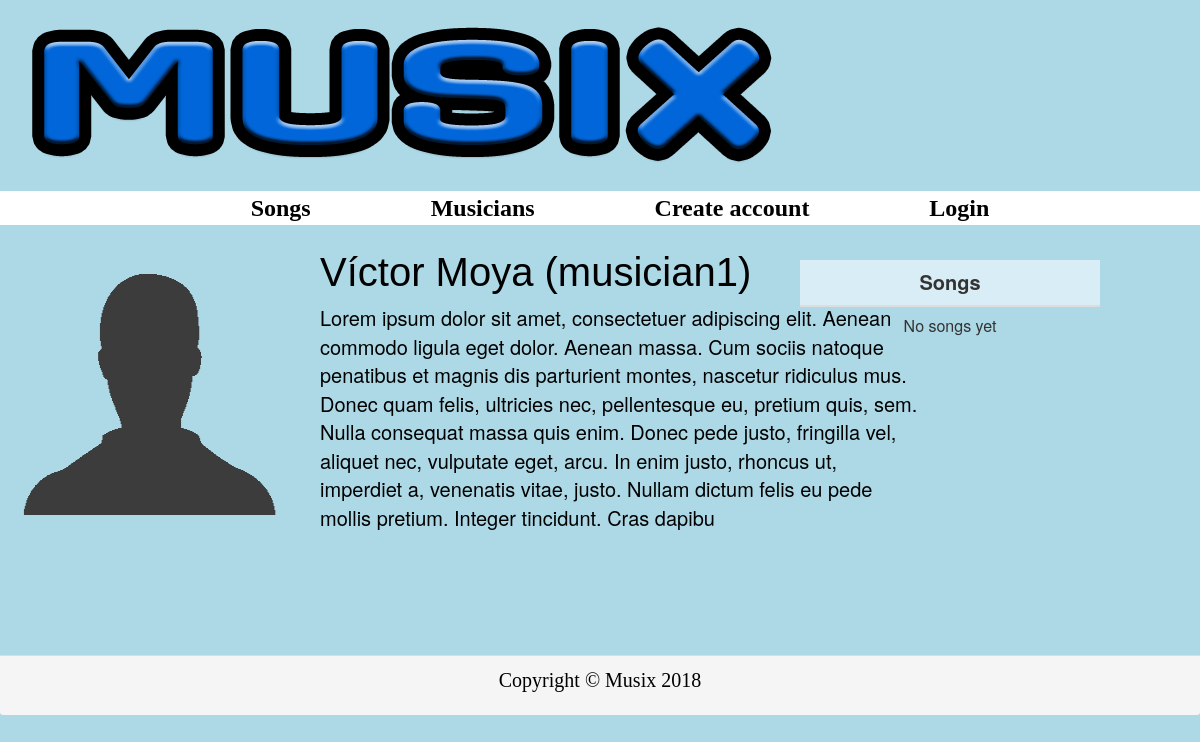
Screenshot of /profile/musician1 with the database file from the repository.
### main/models.py (models this page shows)
class Actor(models.Model):
    user = models.OneToOneField(User, on_delete=models.CASCADE)
    class Meta:
        abstract = True

class Musician(Actor):
    phone = models.CharField(max_length=20, blank=True)
    gender = models.CharField(max_length=7, blank=True, choices=GENDERS)
    description = models.TextField(max_length=500, blank=True)
    photo = models.ImageField(null=True, blank=True, upload_to='photos')
    country = models.CharField(max_length=100, blank=True, choices=COUNTRIES)
    city = models.CharField(max_length=100, blank=True)
    registrationDate = models.DateField()
    premium = models.BooleanField(default=False, null=False)
    banned = models.BooleanField(default=False, null=False)

### main/views/profile.py (the view)
# urls.py: url(r'^profile/(?P<musician_username>\w+)', views.profile, name='profile'),
def profile(request, musician_username):
    user = get_object_or_404(User, username=musician_username)
    musician = get_object_or_404(Musician, user=user)
    tracks = Track.objects.filter(musician=musician, status="A")
    finished_songs = Song.objects.filter(finished=True)
    accepted_tracks = []
    for t in tracks:
        if t.song in finished_songs:
            accepted_tracks.append(t)
    page_tracks = request.GET.get("songPage", 1)
    paginator_tracks = Paginator(accepted_tracks, 4)
    try:
        p_tracks = paginator_tracks.page(page_tracks)
    except (PageNotAnInteger, EmptyPage):
        p_tracks = paginator_tracks.page(1)
    return render(request, 'profile.html', {'musician': musician,
                                            'tracks': p_tracks})

### templates/profile.html (shortened to what this page needs)
{% include 'base.html' %}
{% load static %}
<link type="text/css" rel="stylesheet" href="{% static "css/profile.css" %}"/>
<div>
    {% include "header.html" %}
</div>
<div>
    {% include "menu.html" %}
</div>
<div id="divProfile">
<div id="divProfilePhoto">
   {% if musician.photo %}
       <img src="{% static "media/" %}{{ musician.photo }}" id="photoMusician">
   {% else %}
       {% if m.gender == "F" %}
           <img src="{% static "images/avatarMujer.png" %}" id="photoMusician">
       {% else %}
           <img src="{% static "images/avatarHombre.png" %}" id="photoMusician">
       {% endif %}
   {% endif %}
</div>
<div id="divProfileInfo">
    <h1 id="profileName">{{ musician.user.first_name }} {{ musician.user.last_name }} ({{ musician.user.username }})</h1>
    <p id="profileDescription">{{ musician.description }}</p>
</div>
{% if user.username != "admin" %}
<div id="divProfileSongs">
    <table class="table table-responsive table-hover" id="tableSongs">
        <thead>
            {% if tracks %}
                <tr class="info">
                    <th onclick="sortTable(0, 'divProfileSongs')">Song</th>
                    <th onclick="sortTable(1, 'divProfileSongs')">Instrument</th>
                </tr>
            {% else %}
                <tr class="info">
                    <th>Songs</th>
                </tr>
            {% endif %}
        </thead>
        <tbody>
            {% if tracks %}
                {% for t in tracks %}
                    <tr>
                        <td><a href="/song/{{ t.song.id }}">{{ t.song.name }}</a></td>
                        <td>{{ t.instrument.name }}</td>
                    </tr>
                {% endfor %}
            {% else %}
                <tr>
                    <td>No songs yet</td>
                </tr>
            {% endif %}
        </tbody>
    </table>
</div>
{% endif %}
</div>
<div id="divFooter">
    {% include "footer.html" %}
</div>

### main/static/css/creative.css (style rules this page uses)
body, html { width: 100%; height: 100%; }
body { font-family: 'Merriweather', 'Helvetica Neue', Arial, sans-serif; }
h1, h2, h3, h4, h5, h6 { font-family: 'Open Sans', 'Helvetica Neue', Arial, sans-serif; }

### main/static/css/base.css (style rules this page uses)
body { background-color: lightblue; }

### main/static/css/profile.css (style rules this page uses)
#divProfile { height: 300px; }
#divProfilePhoto { margin-top: 30px; width: 320px; }
#photoMusician { width: 280px; height: 280px; margin-left: 10px; }
#divProfileInfo { position: absolute; top: 230px; left: 320px; width: 600px; }
#profileName { font-family: "Arial"; color: black; font-size: 40px; }
#profileDescription { color: black; font-size: 20px; }
#divProfileSongs { width: 300px; height: 270px; position: absolute; top: 260px; right: 100px; }
th { font-size: 20px; }
td { height: 50px; }
#divFooter { margin-top: 100px; }

### main/static/css/menu.css (style rules this page uses)
td, th, tr { text-align: center; }

### rows the page displays
Musician: user.first_name "Víctor", user.last_name "Moya", user.username "musician1", description "Lorem ipsum dolor sit amet, consectetuer adipiscing elit. Aenean commodo ligula eget dolor. Aenean massa. Cum sociis natoque penatibus et magnis dis parturient montes, nascetur ridiculus mus. Donec quam felis, ultricies nec, pellentesque eu, pretium quis, sem. Nulla consequat massa quis enim. Donec pede justo, fringilla vel, aliquet nec, vulputate eget, arcu. In enim justo, rhoncus ut, imperdiet a, venenatis vitae, justo. Nullam dictum felis eu pede mollis pretium. Integer tincidunt. Cras dapibu"
